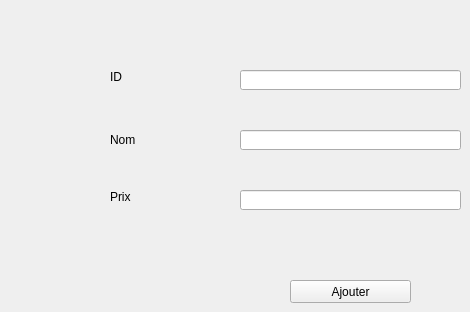
        <widget class="QWidget" name="tab_3">
         <attribute name="title">
          <string>Ajouter</string>
         </attribute>
         <widget class="QLineEdit" name="id">
          <property name="geometry">
           <rect>
            <x>240</x>
            <y>70</y>
            <width>221</width>
            <height>20</height>
           </rect>
          </property>
         </widget>
         <widget class="QLineEdit" name="nom">
          <property name="geometry">
           <rect>
            <x>240</x>
            <y>130</y>
            <width>221</width>
            <height>20</height>
           </rect>
          </property>
         </widget>
         <widget class="QLineEdit" name="prix">
          <property name="geometry">
           <rect>
            <x>240</x>
            <y>190</y>
            <width>221</width>
            <height>20</height>
           </rect>
          </property>
         </widget>
         <widget class="QLabel" name="label">
          <property name="geometry">
           <rect>
            <x>110</x>
            <y>70</y>
            <width>47</width>
            <height>14</height>
           </rect>
          </property>
          <property name="text">
           <string>ID</string>
          </property>
         </widget>
         <widget class="QLabel" name="label_2">
          <property name="geometry">
           <rect>
            <x>110</x>
            <y>130</y>
            <width>47</width>
            <height>20</height>
           </rect>
          </property>
          <property name="text">
           <string>Nom</string>
          </property>
         </widget>
         <widget class="QLabel" name="label_3">
          <property name="geometry">
           <rect>
            <x>110</x>
            <y>190</y>
            <width>47</width>
            <height>14</height>
           </rect>
          </property>
          <property name="text">
           <string>Prix</string>
          </property>
         </widget>
         <widget class="QPushButton" name="pushButton">
          <property name="geometry">
           <rect>
            <x>290</x>
            <y>280</y>
            <width>121</width>
            <height>23</height>
           </rect>
          </property>
          <property name="text">
           <string>Ajouter</string>
          </property>
         </widget>
        </widget>
